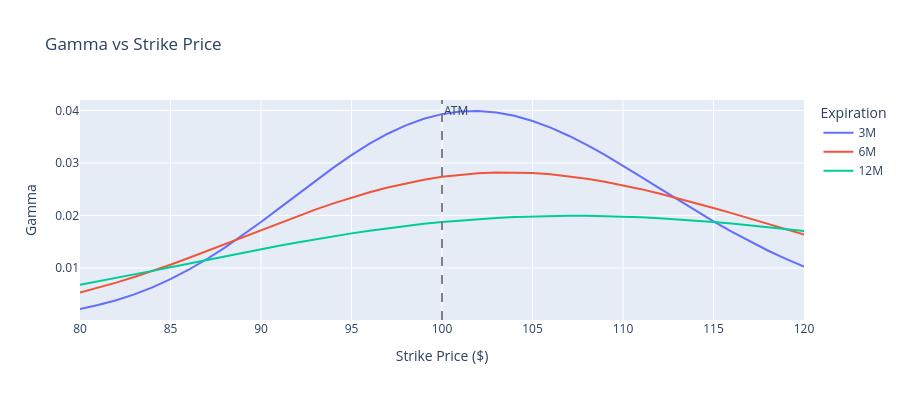

The notebook cell saved with this chart:
### Markdown cell above
### Gamma Concentration Near ATM

Gamma peaks at ATM and increases dramatically as expiration approaches.
This is why short-dated ATM options are difficult to hedge.

### Code cell
fig = px.line(
    greeks_df.to_pandas(),
    x="strike",
    y="gamma",
    color="time_to_exp",
    title="Gamma vs Strike Price",
    labels={"strike": "Strike Price ($)", "gamma": "Gamma", "time_to_exp": "Expiration"},
)
fig.add_vline(x=100, line_dash="dash", line_color="gray", annotation_text="ATM")
fig.update_layout(height=400)
fig.show()

### Figure 1 — Plotly figure (JSON) as saved in the notebook; plotly's stock layout.template omitted (floating-point values rounded to 4 significant figures)
{"data": [{"hovertemplate": "Expiration=3M<br>Strike Price ($)=%{x}<br>Gamma=%{y}<extra></extra>", "legendgroup": "3M", "line": {"color": "#636efa", "dash": "solid"}, "marker": {"symbol": "circle"}, "mode": "lines", "name": "3M", "orientation": "v", "showlegend": true, "type": "scatter", "x": [80.0, 81.0, 82.0, 83.0, 84.0, 85.0, 86.0, 87.0, 88.0, 89.0, 90.0, 91.0, 92.0, 93.0, 94.0, 95.0, 96.0, 97.0, 98.0, 99.0, 100.0, 101.0, 102.0, 103.0, 104.0, 105.0, 106.0, 107.0, 108.0, 109.0, 110.0, 111.0, 112.0, 113.0, 114.0, 115.0, 116.0, 117.0, 118.0, 119.0, 120.0], "xaxis": "x", "y": [0.002205, 0.002951, 0.003875, 0.004997, 0.006333, 0.007892, 0.009676, 0.01168, 0.01388, 0.01625, 0.01876, 0.02135, 0.02398, 0.02659, 0.02911, 0.03149, 0.03365, 0.03556, 0.03716, 0.03841, 0.03929, 0.03978, 0.03988, 0.03961, 0.03896, 0.03799, 0.03671, 0.03518, 0.03343, 0.03151, 0.02947, 0.02736, 0.02521, 0.02306, 0.02094, 0.01889, 0.01693, 0.01508, 0.01334, 0.01173, 0.01026], "yaxis": "y"}, {"hovertemplate": "Expiration=6M<br>Strike Price ($)=%{x}<br>Gamma=%{y}<extra></extra>", "legendgroup": "6M", "line": {"color": "#EF553B", "dash": "solid"}, "marker": {"symbol": "circle"}, "mode": "lines", "name": "6M", "orientation": "v", "showlegend": true, "type": "scatter", "x": [80.0, 81.0, 82.0, 83.0, 84.0, 85.0, 86.0, 87.0, 88.0, 89.0, 90.0, 91.0, 92.0, 93.0, 94.0, 95.0, 96.0, 97.0, 98.0, 99.0, 100.0, 101.0, 102.0, 103.0, 104.0, 105.0, 106.0, 107.0, 108.0, 109.0, 110.0, 111.0, 112.0, 113.0, 114.0, 115.0, 116.0, 117.0, 118.0, 119.0, 120.0], "xaxis": "x", "y": [0.005332, 0.006235, 0.007222, 0.008289, 0.00943, 0.01064, 0.0119, 0.0132, 0.01454, 0.01589, 0.01724, 0.01857, 0.01987, 0.02112, 0.02231, 0.02342, 0.02443, 0.02534, 0.02614, 0.02681, 0.02736, 0.02777, 0.02805, 0.02819, 0.0282, 0.02808, 0.02783, 0.02747, 0.02699, 0.02642, 0.02576, 0.02501, 0.0242, 0.02332, 0.0224, 0.02144, 0.02045, 0.01944, 0.01843, 0.01741, 0.0164], "yaxis": "y"}, {"hovertemplate": "Expiration=12M<br>Strike Price ($)=%{x}<br>Gamma=%{y}<extra></extra>", "legendgroup": "12M", "line": {"color": "#00cc96", "dash": "solid"}, "marker": {"symbol": "circle"}, "mode": "lines", "name": "12M", "orientation": "v", "showlegend": true, "type": "scatter", "x": [80.0, 81.0, 82.0, 83.0, 84.0, 85.0, 86.0, 87.0, 88.0, 89.0, 90.0, 91.0, 92.0, 93.0, 94.0, 95.0, 96.0, 97.0, 98.0, 99.0, 100.0, 101.0, 102.0, 103.0, 104.0, 105.0, 106.0, 107.0, 108.0, 109.0, 110.0, 111.0, 112.0, 113.0, 114.0, 115.0, 116.0, 117.0, 118.0, 119.0, 120.0], "xaxis": "x", "y": [0.006814, 0.007449, 0.008103, 0.008774, 0.009457, 0.01015, 0.01084, 0.01154, 0.01223, 0.01291, 0.01358, 0.01423, 0.01487, 0.01547, 0.01605, 0.0166, 0.01711, 0.01758, 0.01802, 0.01841, 0.01876, 0.01907, 0.01933, 0.01954, 0.01971, 0.01984, 0.01991, 0.01995, 0.01994, 0.01988, 0.01979, 0.01965, 0.01948, 0.01928, 0.01904, 0.01877, 0.01847, 0.01815, 0.0178, 0.01743, 0.01704], "yaxis": "y"}], "layout": {"annotations": [{"showarrow": false, "text": "ATM", "x": 100, "xanchor": "left", "xref": "x", "y": 1, "yanchor": "top", "yref": "y domain"}], "height": 400, "legend": {"title": {"text": "Expiration"}, "tracegroupgap": 0}, "shapes": [{"line": {"color": "gray", "dash": "dash"}, "type": "line", "x0": 100, "x1": 100, "xref": "x", "y0": 0, "y1": 1, "yref": "y domain"}], "title": {"text": "Gamma vs Strike Price"}, "xaxis": {"anchor": "y", "domain": [0.0, 1.0], "title": {"text": "Strike Price ($)"}}, "yaxis": {"anchor": "x", "domain": [0.0, 1.0], "title": {"text": "Gamma"}}}}
